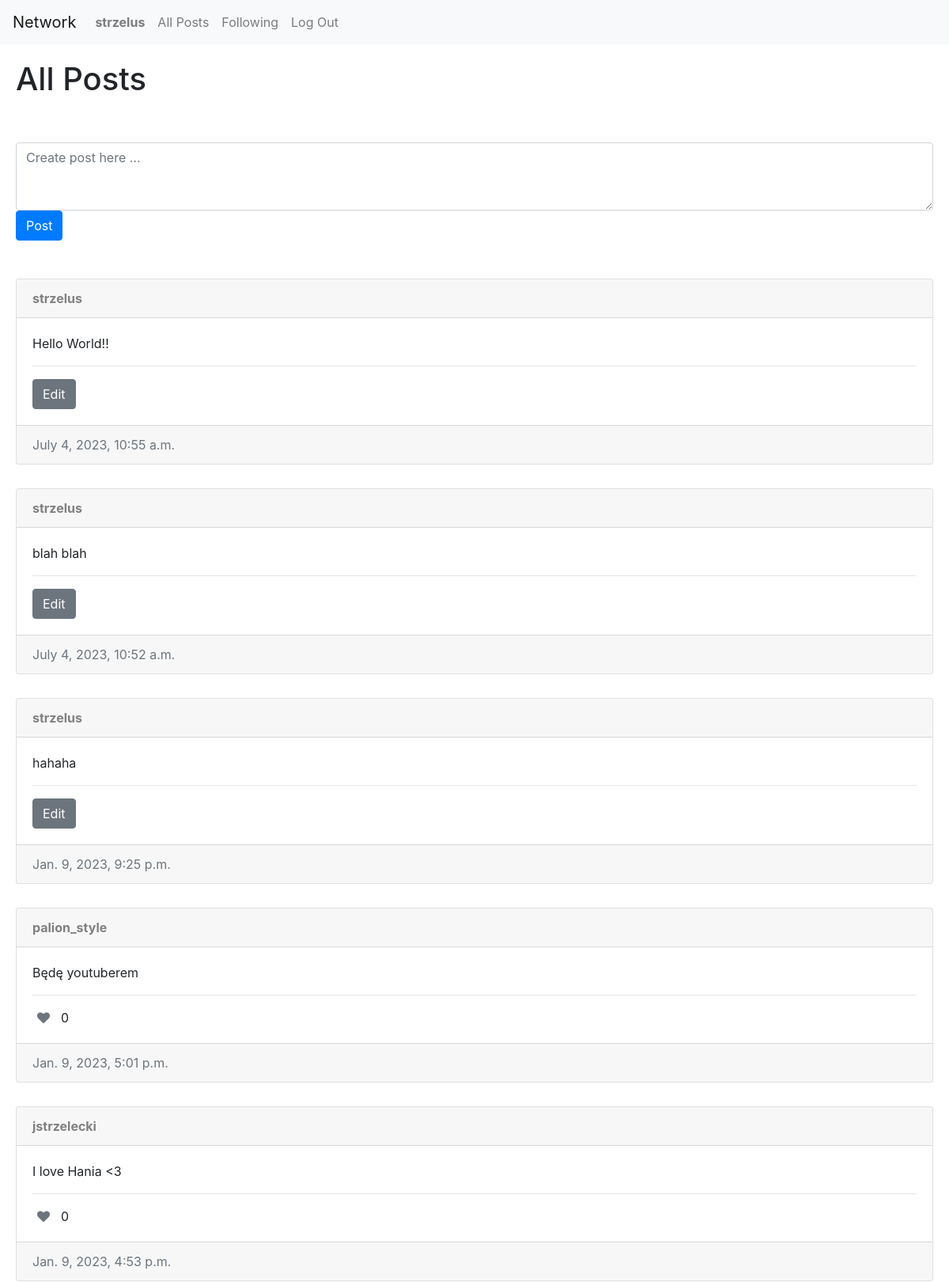
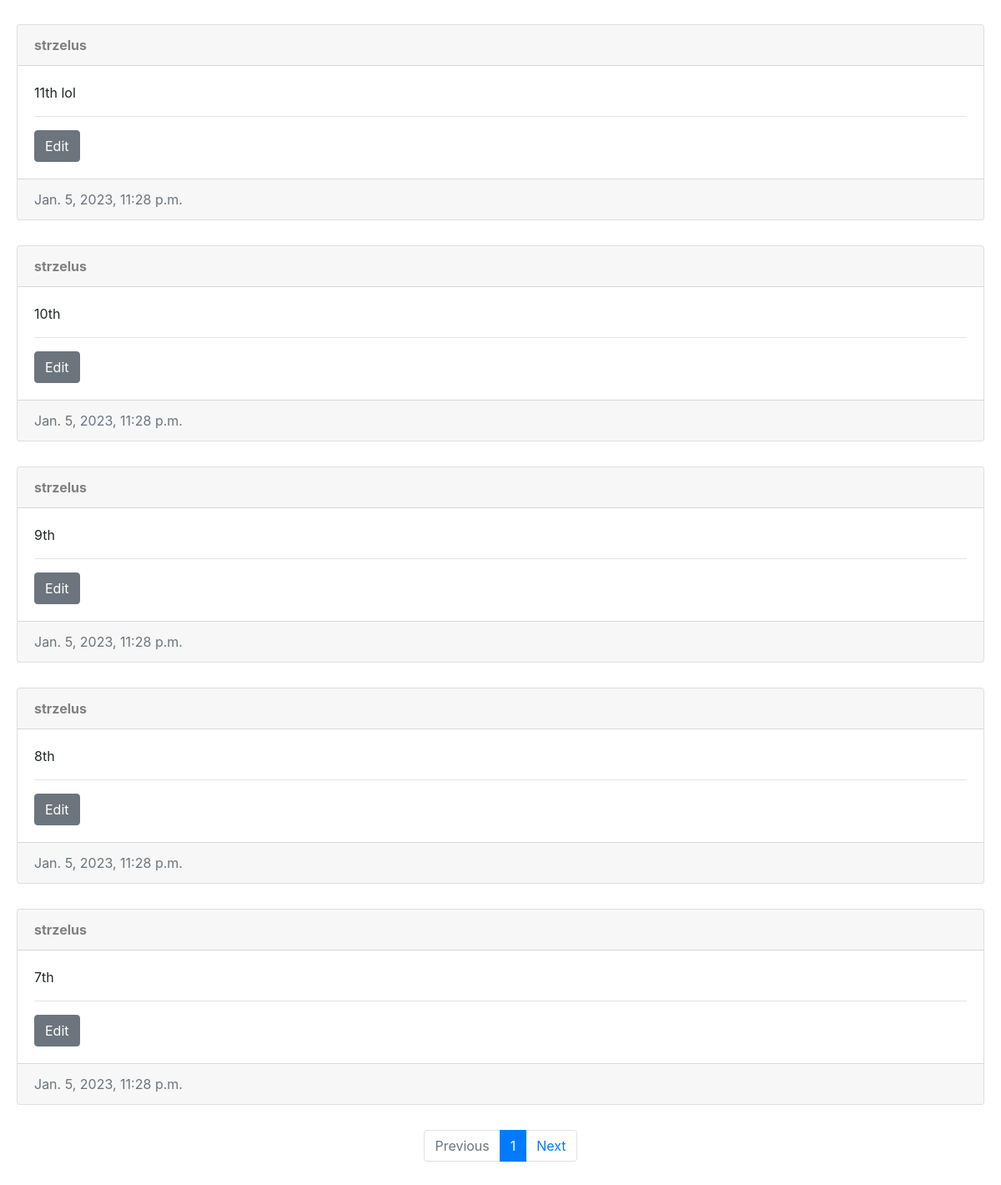
Screenshot of / (signed in) with the database file from the repository (2 pictures, top to bottom).
### network/models.py (models this page shows, shortened)
class User(AbstractUser):
    pass

class Post(models.Model):
    user = models.ForeignKey(User, on_delete=models.CASCADE, related_name="author")
    text = models.TextField(null=True)
    date = models.DateTimeField(auto_now_add=True)
    likes = models.DecimalField(default=0, max_digits=5, decimal_places=0)

### network/views.py (the view)
# urls.py: path("", views.index, name="index"),
def index(request):
    posts = Post.objects.all().order_by("-date")
    paginator = Paginator(posts, 10)
    page_number = request.GET.get('page')
    page_obj = paginator.get_page(page_number)
    likes = Like.objects.all()
    whoYouLiked = []
    try:
        for like in likes:
            if like.user == request.user:
                whoYouLiked.append(like.post.id)
    except:
        whoYouLiked = []
    return render(request, "network/index.html", {
        "page_obj": page_obj,
        "whoYouLiked": whoYouLiked
    })

### network/templates/network/index.html (shortened to what this page needs)
{% extends "network/layout.html" %} {% block body %}
<h1>All Posts</h1>
{% if user.is_authenticated %}
<form
	class="py-5"
	id="post"
	action="{% url 'new_post' %}"
	method="POST"
	enctype="multipart/form-data"
>
	<textarea
		name="text"
		class="form-control"
		id="post_field"
		rows="3"
        placeholder="Create post here ..."
	></textarea>
	<input type="submit" id="post_btn" class="btn btn-primary" value="Post" />
</form>
{% endif %}
<div class="vstack gap-3">
	{% if page_obj %} {% for post in page_obj %}
	<div class="card">
		<div class="card-header">
			<a id="username" class="user-link" href="{% url 'profile' post.user.id %}"
				><strong>{{ post.user }}</strong></a
			>
		</div>
		<div class="card-body">
			<p class="card-title" id="text_{{ post.id }}">{{ post.text }}</p>
            <hr>
			{% if user == post.user %}
			<button
				class="btn btn-secondary"
                type="button"
				data-toggle="modal"
				data-target="#modal_edit_post_{{ post.id }}"
			>
				Edit
			</button>
        {% else %}
        {% if user.is_authenticated %}
            <div class="card-text">
                {% if post.id in whoYouLiked %}
                <button id="like_btn_{{ post.id }}" class="red like fa fa-heart" onclick="likeHandler({{ post.id }}, {{ whoYouLiked }})"></button><span id="like_count_{{ post.id }}">{{ post.likes }}</span>
                {% else %}
                <button id="like_btn_{{ post.id }}" class="text-muted like fa fa-heart" onclick="likeHandler({{ post.id }}, {{ whoYouLiked }})"></button><span id="like_count_{{ post.id }}">{{ post.likes }}</span>
                {% endif %}
            </div>
        {% endif %}
            {% endif %}
            </div>
        <div class="card-footer text-muted">{{ post.date }}</div>
        </div>
	{% empty %}
	<h1>No posts yet</h1>
	{% endfor %} {% endif %}
</div>
<nav>
	<ul class="pagination justify-content-center">
		{% if page_obj.has_previous %}
		<li class="page-item">
			<a class="page-link" href="?page={{ page_obj.previous_page_number }}"
				>Previous</a
			>
		</li>
		{% else %}
		<li class="page-item disabled">
			<a class="page-link" aria-label="disabled" href="#">Previous</a>
		</li>
		{% endif %}
		<li class="page-item active" aria-current="page">
			<span class="page-link" href="#">{{ page_obj.number }}</span>
		</li>
		{% if page_obj.has_next %}
		<li class="page-item">
			<a class="page-link" href="?page={{ page_obj.next_page_number }}">Next</a>
		</li>
		{% else %}
		<li class="page-item disabled">
			<a class="page-link" aria-label="disabled" href="#">Next</a>
		</li>
		{% endif %}
	</ul>
</nav>
{% endblock %}

### network/templates/network/layout.html (shortened to what this page needs)
{% load static %}
<!DOCTYPE html>
<html lang="en">
	<head>
		<link
			rel="stylesheet"
			href="https://stackpath.bootstrapcdn.com/bootstrap/4.4.1/css/bootstrap.min.css"
		/>
		<link
			rel="stylesheet"
			href="https://cdnjs.cloudflare.com/ajax/libs/font-awesome/4.7.0/css/font-awesome.min.css"
		/>
		<link href="{% static 'network/styles.css' %}" rel="stylesheet" />
	<body>
		<nav class="navbar navbar-expand-lg navbar-light bg-light">
			<a class="navbar-brand" href="{% url 'index' %}">Network</a>
			<div>
				<ul class="navbar-nav mr-auto">
					{% if user.is_authenticated %}
					<li class="nav-item">
						<a id="username" class="nav-link" href="{% url 'profile' user.id %}"
							><strong>{{ user.username }}</strong></a
						>
					</li>
					{% endif %}
					<li class="nav-item">
						<a class="nav-link" href="{% url 'index' %}">All Posts</a>
					</li>
					{% if user.is_authenticated %}
					<li class="nav-item">
						<a class="nav-link" href="{% url 'following' %}">Following</a>
					</li>
					<li class="nav-item">
						<a class="nav-link" href="{% url 'logout' %}">Log Out</a>
					</li>
					{% endif %}
				</ul>
			</div>
		</nav>
		<div class="body">{% block body %} {% endblock %}</div>
	</body>
</html>

### network/static/network/styles.css (style rules this page uses)
.body { padding: 20px; }
.card { margin-bottom: 30px; }
.user-link { color: gray; }
.like { margin-right: 0.5em; background: none; border: white; border-radius: 0.5em; }

### rows the page displays
User: username "strzelus"
Post: user "strzelus", text "Hello World!!", date "July 4, 2023, 10:55 a.m."
Post: user "strzelus", text "blah blah", date "July 4, 2023, 10:52 a.m."
Post: user "strzelus", text "hahaha", date "Jan. 9, 2023, 9:25 p.m."
Post: user "palion_style", text "Będę youtuberem", likes "0", date "Jan. 9, 2023, 5:01 p.m."
Post: user "jstrzelecki", text "I love Hania <3", likes "0", date "Jan. 9, 2023, 4:53 p.m."
Post: user "strzelus", text "11th lol", date "Jan. 5, 2023, 11:28 p.m."
Post: user "strzelus", text "10th", date "Jan. 5, 2023, 11:28 p.m."
Post: user "strzelus", text "9th", date "Jan. 5, 2023, 11:28 p.m."
Post: user "strzelus", text "8th", date "Jan. 5, 2023, 11:28 p.m."
Post: user "strzelus", text "7th", date "Jan. 5, 2023, 11:28 p.m."

### other values shown
{{ page_obj.number }} "1"
